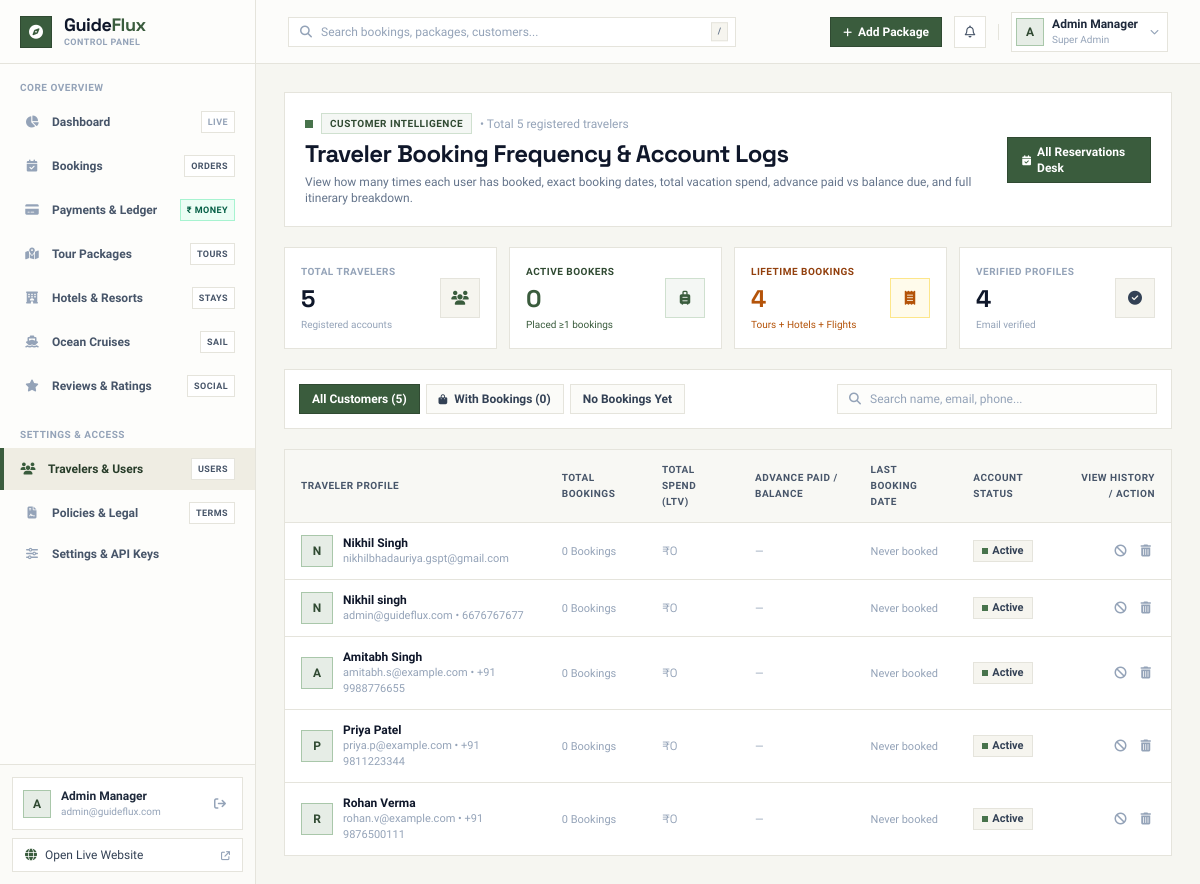
Page /admin/users.php (signed in) on the committed database.
### tables this page shows
CREATE TABLE `users` (
  `id` int(11) NOT NULL AUTO_INCREMENT,
  `name` varchar(100) NOT NULL,
  `email` varchar(150) NOT NULL,
  `phone` varchar(30) DEFAULT NULL,
  `password` varchar(255) DEFAULT NULL,
  `avatar` varchar(255) DEFAULT NULL,
  `oauth_provider` varchar(50) DEFAULT 'email',
  `oauth_uid` varchar(255) DEFAULT NULL,
  `is_verified` tinyint(1) DEFAULT 0,
  `otp_code` varchar(10) DEFAULT NULL,
  `otp_expires_at` datetime DEFAULT NULL,
  `status` enum('active','blocked') DEFAULT 'active',
  `created_at` timestamp NULL DEFAULT current_timestamp(),
  `last_login` datetime DEFAULT NULL,
  PRIMARY KEY (`id`),
  UNIQUE KEY `email` (`email`)
);

### admin/users.php (the view, shortened to what the rows shown need)
<?php
$pdo = getDBConnection();
$users = [];
if ($pdo) {
    try {
        $sql = "
            SELECT
                u.*,
                COUNT(b.id) AS total_bookings,
                COALESCE(SUM(b.amount), 0) AS total_spent,
                COALESCE(SUM(b.advance_amount), 0) AS total_advance_paid,
                COALESCE(SUM(b.balance_amount), 0) AS total_balance_due,
                MAX(b.created_at) AS last_booking_date
            FROM `users` u
            LEFT JOIN `bookings` b ON (b.user_id = u.id OR b.customer_email = u.email)
            WHERE 1=1
        ";
        $params = [];
        $sql .= " GROUP BY u.id";
        $sql .= " ORDER BY total_bookings DESC, u.id DESC";
        $stmt = $pdo->prepare($sql);
        $stmt->execute($params);
        $users = $stmt->fetchAll();
    } catch (Exception $e) {
        $users = [];
    }
}
include 'components/head.php';
?>
<div class="min-h-screen flex bg-cream-100/70 antialiased selection:bg-sage-600 selection:text-white">
    <div class="flex-1 lg:pl-64 xl:pl-68 flex flex-col min-w-0 transition-all">
        <main class="flex-1 p-4 sm:p-6 lg:p-7 w-full space-y-5">
            <div class="bg-white border border-[#e5e4dc] p-4 sm:p-5 flex flex-col md:flex-row md:items-center justify-between gap-4">
                <div class="space-y-1">
                    <h1 class="text-xl sm:text-2xl font-bold font-space text-slate-900 tracking-tight">
                        Traveler Booking Frequency &amp; Account Logs
                    </h1>
                </div>
            </div>
            <div class="bg-white border border-[#e5e4dc] overflow-hidden">
                <div class="overflow-x-auto">
                    <table class="w-full text-left text-xs border-collapse">
                        <thead>
                            <tr class="bg-cream-100/70 border-b border-[#e5e4dc] text-slate-600 font-bold uppercase tracking-wider text-[10px]">
                                <th class="py-3 px-4">Traveler Profile</th>
                                <th class="py-3 px-4">Total Bookings</th>
                                <th class="py-3 px-4">Total Spend (LTV)</th>
                                <th class="py-3 px-4">Advance Paid / Balance</th>
                                <th class="py-3 px-4">Last Booking Date</th>
                                <th class="py-3 px-4">Account Status</th>
                                <th class="py-3 px-4 text-right">View History / Action</th>
                            </tr>
                        </thead>
                        <tbody class="divide-y divide-[#e5e4dc]">
                            <?php if (!empty($users)): ?>
                                <?php foreach ($users as $u): ?>
                                    <?php
                                    $bCount = (int)$u['total_bookings'];
                                    $uSpent = (float)$u['total_spent'];
                                    $uAdv = (float)$u['total_advance_paid'];
                                    $uBal = (float)$u['total_balance_due'];
                                    $lastDate = !empty($u['last_booking_date']) ? date('M d, Y', strtotime($u['last_booking_date'])) : null;
                                    $ust = strtolower($u['status'] ?? 'active');
                                    $myBookings = [];
                                    $bookingsJson = htmlspecialchars(json_encode($myBookings), ENT_QUOTES, 'UTF-8');
                                    ?>
                                    <tr class="hover:bg-cream-50/80 transition-colors">
                                        <td class="py-3 px-4">
                                            <div class="flex items-center gap-2.5">
                                                <div class="w-8 h-8 bg-sage-100 text-sage-800 font-bold text-xs flex items-center justify-center border border-sage-300 shrink-0">
                                                    <?php echo strtoupper(substr($u['name'] ?? 'U', 0, 1)); ?>
                                                </div>
                                                <div>
                                                    <div class="font-bold text-slate-900 flex items-center gap-1.5">
                                                        <span><?php echo htmlspecialchars($u['name'] ?? 'User'); ?></span>
                                                    </div>
                                                    <div class="text-[11px] text-slate-400">
                                                        <?php echo htmlspecialchars($u['email']); ?>
                                                        <?php echo !empty($u['phone']) ? ' • ' . htmlspecialchars($u['phone']) : ''; ?>
                                                    </div>
                                                </div>
                                            </div>
                                        </td>
                                        <td class="py-3 px-4">
                                            <?php if ($bCount > 0): ?>
                                                <button type="button"
                                                        onclick="openUserBookingsModal(<?php echo htmlspecialchars(json_encode($u['name'])); ?>, <?php echo htmlspecialchars(json_encode($u['email'])); ?>, <?php echo htmlspecialchars(json_encode($u['phone'])); ?>, <?php echo $bookingsJson; ?>)"
                                                        class="inline-flex items-center gap-1.5 px-2.5 py-1 text-xs font-extrabold bg-sage-50 text-sage-800 border border-sage-300 hover:bg-sage-100 transition-colors cursor-pointer">
                                                    <i class="fa-solid fa-receipt text-[10px] text-sage-700"></i>
                                                    <span><?php echo $bCount; ?> Booking<?php echo $bCount > 1 ? 's' : ''; ?></span>
                                                </button>
                                            <?php else: ?>
                                                <span class="text-slate-400 font-medium text-[11px]">0 Bookings</span>
                                            <?php endif; ?>
                                        </td>
                                        <td class="py-3 px-4 font-bold text-slate-900 font-space text-xs">
                                            <?php if ($uSpent > 0): ?>
                                                ₹<?php echo number_format($uSpent); ?>
                                            <?php else: ?>
                                                <span class="text-slate-400 font-normal">₹0</span>
                                            <?php endif; ?>
                                        </td>
                                        <td class="py-3 px-4 text-xs">
                                            <?php if ($bCount > 0): ?>
                                                <div class="text-emerald-700 font-bold">Paid: ₹<?php echo number_format($uAdv); ?></div>
                                                <?php if ($uBal > 0): ?>
                                                    <div class="text-amber-700 text-[11px] font-semibold">Due: ₹<?php echo number_format($uBal); ?></div>
                                                <?php endif; ?>
                                            <?php else: ?>
                                                <span class="text-slate-400 text-[11px]">—</span>
                                            <?php endif; ?>
                                        </td>
                                        <td class="py-3 px-4 text-xs text-slate-600 font-medium">
                                            <?php if ($lastDate): ?>
                                                <span class="text-slate-800"><?php echo $lastDate; ?></span>
                                            <?php else: ?>
                                                <span class="text-slate-400 text-[11px]">Never booked</span>
                                            <?php endif; ?>
                                        </td>
                                        <td class="py-3 px-4">
                                            <?php
                                            $stClass = ($ust === 'blocked') ? 'bg-rose-50 text-rose-900 border-rose-300' : 'bg-cream-100 text-slate-700 border-[#e5e4dc]';
                                            ?>
                                            <span class="inline-flex items-center gap-1 px-2 py-0.5 text-[11px] font-bold border <?php echo $stClass; ?>">
                                                <span class="w-1.5 h-1.5 <?php echo ($ust === 'blocked') ? 'bg-rose-600' : 'bg-sage-600'; ?>"></span>
                                                <?php echo ucfirst($ust); ?>
                                            </span>
                                        </td>
                                        <td class="py-3 px-4 text-right">
                                            <div class="inline-flex items-center gap-1.5">
                                                <?php if ($ust === 'blocked'): ?>
                                                    <a href="users.php?action=activate&user_id=<?php echo $u['id']; ?>" class="px-2 py-1 bg-sage-700 hover:bg-sage-800 text-white font-bold text-[11px] border border-sage-800 transition-colors">
                                                        Unblock
                                                    </a>
                                                <?php else: ?>
                                                    <a href="users.php?action=block&user_id=<?php echo $u['id']; ?>" onclick="return confirm('Block this customer account?');" class="p-1 text-slate-400 hover:text-amber-700 transition-colors" title="Block User">
                                                        <i class="fa-solid fa-ban text-xs"></i>
                                                    </a>
                                                <?php endif; ?>
                                                <a href="users.php?action=delete&user_id=<?php echo $u['id']; ?>" onclick="return confirm('Delete customer account permanently?');" class="p-1 text-slate-400 hover:text-rose-600 transition-colors" title="Delete User">
                                                    <i class="fa-solid fa-trash-can text-xs"></i>
                                                </a>
                                            </div>
                                        </td>
                                    </tr>
                                <?php endforeach; ?>
                            <?php endif; ?>
                        </tbody>
                    </table>
                </div>
            </div>
        </main>
    </div>
</div>
<?php include 'components/footer.php'; ?>

### rows in the picture
users: name "N", name "Nikhil Singh", email "nikhilbhadauriya.gspt@gmail.com", status "Active"
users: name "N", name "Nikhil singh", email "admin@guideflux.com", phone "6676767677", status "Active"
users: name "A", name "Amitabh Singh", email "amitabh.s@example.com", phone "+91 9988776655", status "Active"
users: name "P", name "Priya Patel", email "priya.p@example.com", phone "+91 9811223344", status "Active"
users: name "R", name "Rohan Verma", email "rohan.v@example.com", phone "+91 9876500111", status "Active"

### other values in the picture
substr($_SESSION['admin_name'] ?? 'A', 0, 1) "A"
$_SESSION['admin_name'] "Admin Manager"
$_SESSION['admin_email'] "admin@guideflux.com"
$totalUsers "5"
$activeBookersCount "0"
$totalLifetimeBookings "4"
$verifiedUsers "4"
